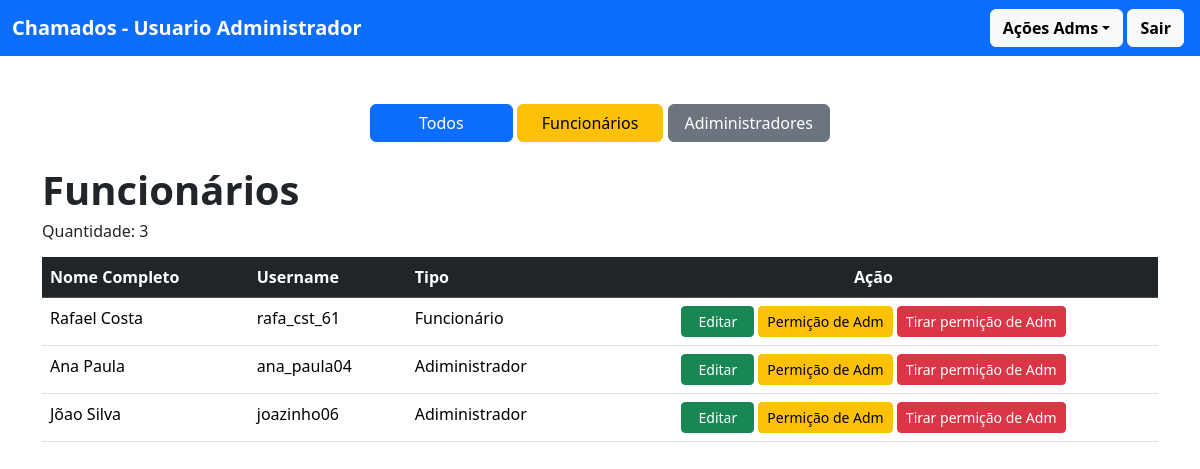
The page /ver_funcionarios/ (signed in) on the database its author committed.
### usuario/models.py (models this page shows, shortened)
class Perfil(models.Model):
    user = models.OneToOneField(User, on_delete=models.CASCADE)
    nome_completo = models.CharField(max_length=255)
    adm = models.BooleanField(default=False)

### chamado/views.py (the view)
# urls.py: path('ver_funcionarios/', views.ver_funcionarios, name="ver_funcionarios"),
@login_required(login_url='/usuario/login/')
def ver_funcionarios(request):
    perfil = Perfil.objects.exclude(user=request.user)
    tipo = request.GET.get('adm')
    if tipo:
        perfil = perfil.filter(adm=tipo)
    qtd = perfil.count()
    return render(request, 'adm/ver_funcionarios.html', {'perfil': perfil, 'quantidade': qtd})

### chamado/templates/adm/ver_funcionarios.html (shortened to what this page needs)
{% extends "modelo.html" %}
{% block content %}
<div class="text-center">
    <form method="get" action="">
        <button type="submit" class="btn btn-primary px-5">Todos</button>
        <button type="submit" name="adm" value="False" class="btn btn-warning px-4">Funcionários</button>
        <button type="submit" name="adm" value="True" class="btn btn-secondary px-3">Adiministradores</button>
    </form>
</div>
<br>
<h1 class="fw-bold">Funcionários</h1>
<div class="d-flex justify-content-between align-items-center mb-3">
    <h6 class="mb-0">Quantidade: {{ quantidade }}</h6>
</div>
{% if quantidade != 0 %}
    <table class="table table-hover">
        <thead class="table-dark">
            <tr>
                <th>Nome Completo</th>
                <th>Username</th>
                <th>Tipo</th>
                <th class="text-center">Ação</th>
            </tr>
        </thead>
        <tbody>
            {% for i in perfil %}
            <tr>
                <td>{{i.nome_completo}}</td>
                <td>{{i.user}}</td>
                <td>{% if i.adm %} Adiministrador {% else %} Funcionário {% endif %}</td>
                <td class="text-center">
                    <a href="{% url 'atualizar' i.id %}" class="btn btn-sm btn-success px-3">Editar</a>
                    <a href="{% url 'tornar_adm' i.id%}" class="btn btn-sm btn-warning" onclick="return confirmarAdm('{{ i.nome_completo }}');">Permição de Adm</a>
                    <a href="{% url 'retirar_adm' i.id%}" class="btn btn-sm btn-danger" onclick="return confirmarRemoverAdm('{{ i.nome_completo }}');">Tirar permição de Adm</a>
                </td>
            </tr>
            {% endfor %}
        </tbody>
    </table>
{% else %}
    <div class="text-center">
        <hr>
        <i class="bi bi-chat-left-dots fs-1 text-danger"></i>
        <p>Nenhum funcionários cadastrado</p>
    </div>
{% endif %}
{% endblock %}

### rows shown on the page
Perfil: nome_completo "Rafael Costa", user "rafa_cst_61", adm "Funcionário"
Perfil: nome_completo "Ana Paula", user "ana_paula04", adm "Adiministrador"
Perfil: nome_completo "Jõao Silva", user "joazinho06", adm "Adiministrador"

### other values the page prints
{{ quantidade }} "3"
